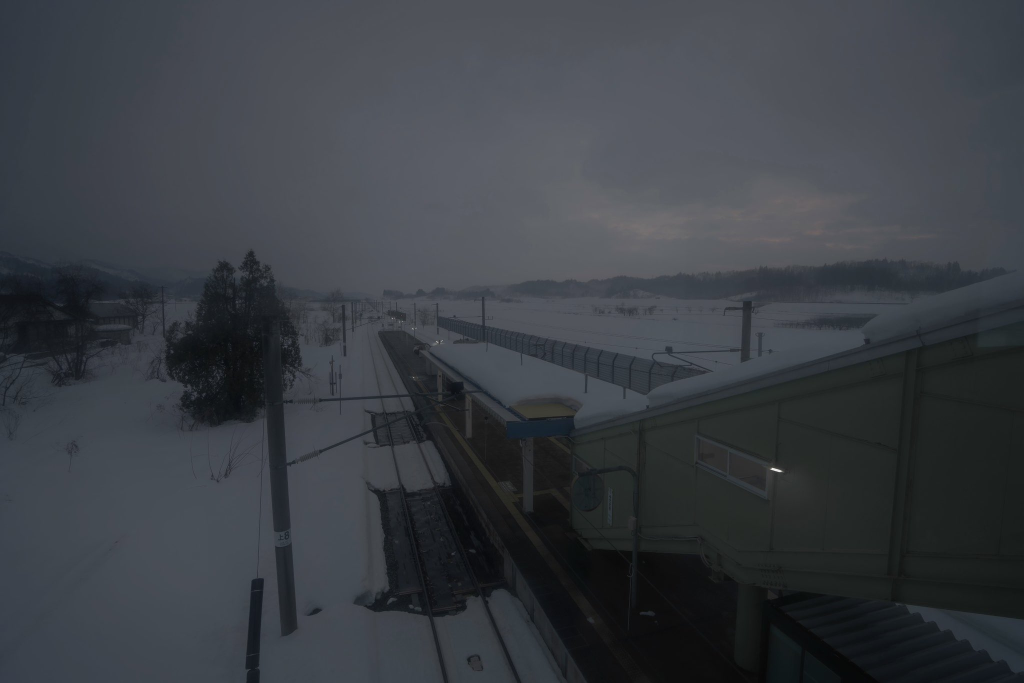
#> input picture python_sandbox/reference_image.png, 2048 x 1366 px (shown at 1/2 size)
$ python script.py
#> lines starting #> are read from the running program, lines starting #| are printed output that depends on the picture; long printed decimals are rounded
import cv2
import numpy as np

# Load reference
ref = cv2.imread('reference_image.png')
#> ref is the input picture: shape (1366, 2048, 3); mean B, G, R 67.9, 62.1, 58.1

# Let's crop the snow area under the street lamp in the reference
# The street lamp is on the right side of the image.
# Image dimensions: 4096x2680.
# The street lamp is roughly around x: 3600-3800, y: 900-1800.
# Let's crop the road under the lamp: x: 3000 to 4000, y: 1600 to 2400.
road_lamp_crop = ref[1600:2400, 3000:4000]
#> road_lamp_crop = empty array
cv2.imwrite('output_road_lamp_crop.png', road_lamp_crop)

# Let's find the average BGR colors of:
# 1. Snow in shadow (center-left): x: 1000-1500, y: 1800-2200
shadow_snow = ref[1800:2200, 1000:1500]
#> shadow_snow = empty array
avg_shadow_snow = np.mean(shadow_snow, axis=(0,1))
#> avg_shadow_snow = [nan, nan, nan]
print("Shadow Snow Avg BGR:", avg_shadow_snow)
#| Shadow Snow Avg BGR: [nan nan nan]
# In RGB: [80.18, 53.65, 69.99] -> Wait, BGR to RGB:
# Shadow Snow Avg RGB: [avg_shadow_snow[2], avg_shadow_snow[1], avg_shadow_snow[0]]
print("Shadow Snow Avg RGB:", [shadow_snow[:,:,2].mean(), shadow_snow[:,:,1].mean(), shadow_snow[:,:,0].mean()])
#| Shadow Snow Avg RGB: [nan, nan, nan]

# 2. Snow under lamp light (mid-right): x: 3300-3600, y: 1700-2000
lamp_snow = ref[1700:2000, 3300:3600]
#> lamp_snow = empty array
print("Lamp Snow Avg RGB:", [lamp_snow[:,:,2].mean(), lamp_snow[:,:,1].mean(), lamp_snow[:,:,0].mean()])
#| Lamp Snow Avg RGB: [nan, nan, nan]

# 3. Sky near the top: x: 2000-2500, y: 200-500
sky = ref[200:500, 2000:2500]
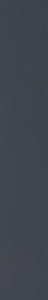
#> sky: shape (300, 48, 3); mean B, G, R 77.5, 69.4, 62.8
print("Sky Avg RGB:", [sky[:,:,2].mean(), sky[:,:,1].mean(), sky[:,:,0].mean()])
#| Sky Avg RGB: [62.808, 69.426, 77.498]

$ run again, with python_sandbox/Media 317.png copied over python_sandbox/reference_image.png
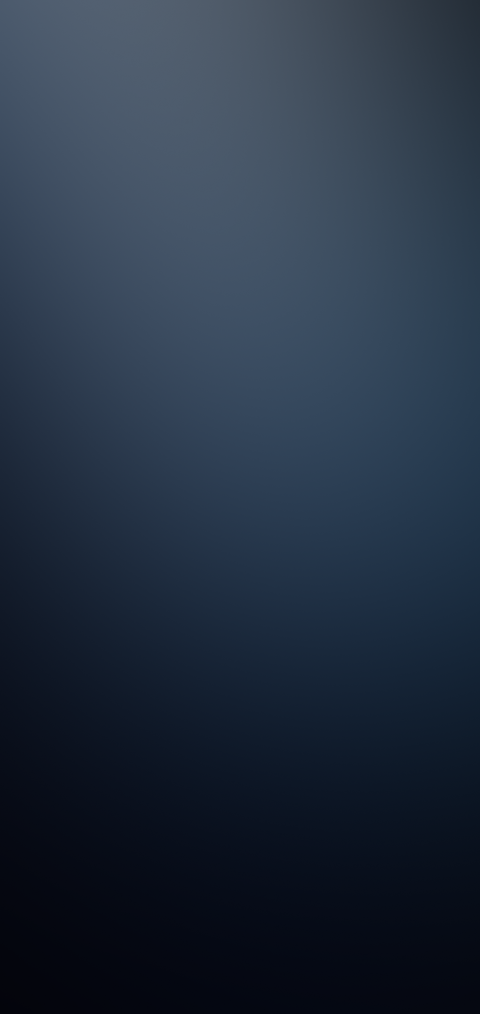
#> input picture python_sandbox/Media 317.png, 1440 x 3040 px (shown at 1/3 size)
#> ref is the input picture: shape (3040, 1440, 3); mean B, G, R 65.3, 48.9, 36.5
#> road_lamp_crop = empty array
#> `shadow_snow = ref[1800:2200, 1000:1500]`:
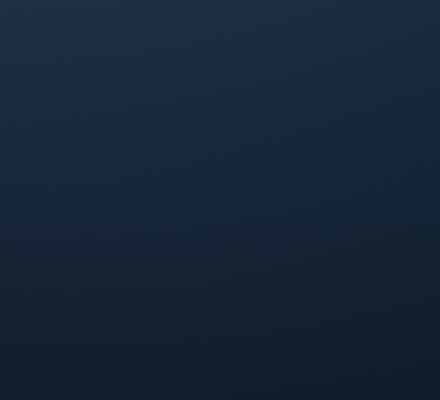
#> shadow_snow: shape (400, 440, 3); mean B, G, R 55.4, 37.3, 22.3
#> avg_shadow_snow = [55.38, 37.26, 22.34]
#| Shadow Snow Avg BGR: [55.381 37.256 22.343]
#| Shadow Snow Avg RGB: [22.343, 37.256, 55.381]
#> lamp_snow = empty array
#| Lamp Snow Avg RGB: [nan, nan, nan]
#| Sky Avg RGB: [nan, nan, nan]
